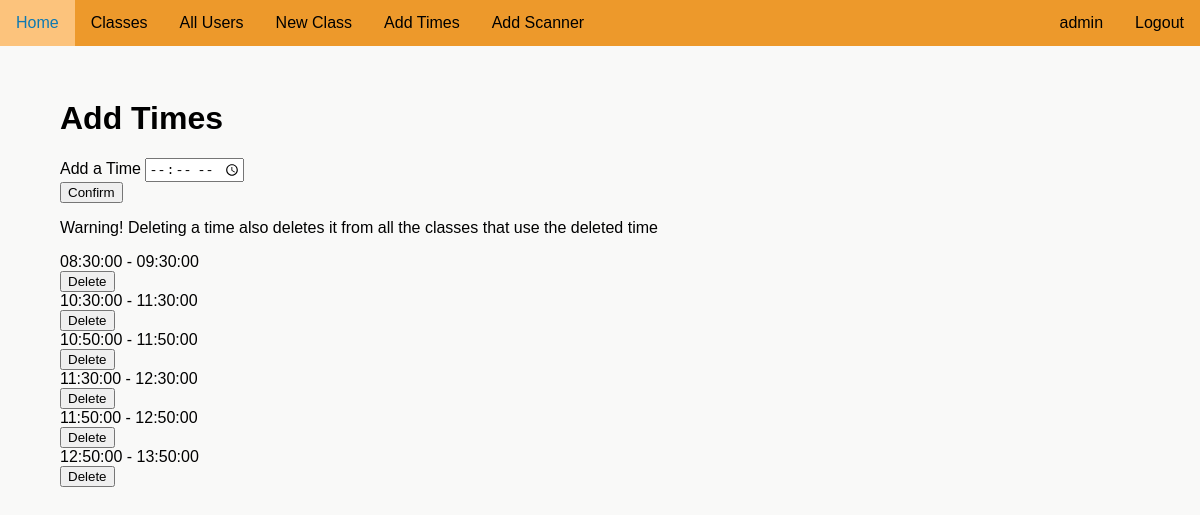
/add_times (signed in), run on the app's committed database.
### attendanceproject/models.py (models this page shows)
class User(UserMixin, db.Model):
    __tablename__ = "user"
    id = db.Column(db.Integer, unique=True, nullable=False, primary_key=True)
    fname = db.Column(db.Text(20), nullable=False)
    lname = db.Column(db.Text(20), nullable=False)
    user_code = db.Column(db.Text(8), nullable=False, unique=True)
    email = db.Column(db.Text(50), nullable=False, unique=True)
    password = db.Column(db.Text(90), nullable=False)
    auth = db.Column(db.Text(10), nullable=True)
    tags = db.relationship('Tag', backref='user_tag')
    subjects = db.relationship('UserSubject', back_populates='user')
    attnd_times = db.relationship('AttendanceTime', backref='subject_attnd_times')

class Times(db.Model):
    __tablename__ = "times"
    id = db.Column(db.Integer, unique=True, nullable=False, primary_key=True)
    start_time = db.Column(db.Time, unique=True, nullable=False)
    end_time = db.Column(db.Time, unique=True, nullable=False)
    subjects = db.relationship("SubjectTimes", back_populates='time')

### attendanceproject/routes.py (the view, shortened to what this page needs)
@app.route('/add_times', methods=['GET', 'POST'])
@login_required
def addtime():
    if current_user.auth != 'admin':
        flash('You do not have permission to access this page')
        return redirect(url_for('home'))
    form = AddTimesForm()
    times = sorted(Times.query.all(), key=get_start_time)
    return render_template('add_times.html', form=form, times=times)

### attendanceproject/forms.py
class AddTimesForm(FlaskForm):
    time = TimeField(label='Add a Time', format='%H:%M', validators=[check_time, InputRequired()])
    add_time = SubmitField('Confirm')

### attendanceproject/models.py (called while the page is built)
@login_manager.user_loader
def load_user(user_id):
    return User.query.get(int(user_id))

### attendanceproject/routes.py (called while the page is built)
def get_start_time(time):
    return time.start_time

### attendanceproject/templates/add_times.html (shortened to what this page needs)
{% extends "layout.html" %}
{% block content %}
    <h1>Add Times</h1>
    {% macro render_time_field(field) %}
        <div id='time_field'>
            {{ field.label }} {{ field(**kwargs)|safe }}
        </div>
    {% endmacro %}
    <form action='' method='POST'>
        {{ render_time_field(form.time) }}
        {{ form.add_time }}
    </form>
    {% if times %}
        <p class='warning'>Warning! Deleting a time also deletes it from all the classes that use the deleted time</p>
    {% endif %}
    <ul>
        {% for time in times %}
            {% if time %}
                <li>{{ time.start_time }} - {{ time.end_time }}
                    <form action='/delete_times' method='POST'>
                        <input type="submit" name='Submit' value='Delete'>
                    </form>
                </li>
            {% endif %}
        {% endfor %}
    </ul>
{% endblock %}

### attendanceproject/templates/navigation.html (shortened to what this page needs)
<div id='nav'>
    <ul>
        <div id="nav-left">
            <li><a href="{{url_for('home')}}">Home</a></li>
            {% if current_user.is_authenticated %}
                {% if current_user.auth == 'admin' %}
                    <li><a href="{{url_for('all_classes')}}">Classes</a></li>
                    <li><a href="{{url_for('all_users')}}">All Users</a></li>
                    <li><a href="{{url_for('create_class')}}">New Class</a></li>
                {% endif %}
                {% if current_user.auth == 'admin' %}
                    <li><a href="{{url_for('addtime')}}">Add Times</a></li>
                    <li><a href="{{url_for('scanner')}}">Add Scanner</a></li>
                {% endif %}
            {% endif %}
        </div>
        <div id="nav-right">
            {% if current_user.is_authenticated %}
                <li><a href="{{url_for('logout')}}">Logout</a></li>
                <li><a href="{{url_for('account', user_code=current_user.user_code)}}">{{ current_user.fname }}</a></li>
            {% endif %}
        </div>
    </ul>
</div>

### attendanceproject/static/style.css (style rules this page uses)
:root { --main: #ed992b; --headings: #0E79B2; --errors: #C12E47; }
html { font-family: 'Noto Sans JP', sans-serif; background-color: rgb(249, 249, 248); }
body { margin: 0; margin-left: auto; margin-right: auto; }
ul { list-style-type: None; padding-inline-start: 0; }
#nav ul { list-style-type: none; position: fixed; top: 0; width: 100%; margin: 0; padding: 0; background-color: var(--main); min-width: 555px; }
#nav-left li { float: left; }
#nav-right li { float: right; }
#nav li a { display: block; color: black; text-align: center; padding: 14px 16px; text-decoration: none; }

### data on the page
User: fname "admin"
Times: start_time "08:30:00", end_time "09:30:00"
Times: start_time "10:30:00", end_time "11:30:00"
Times: start_time "10:50:00", end_time "11:50:00"
Times: start_time "11:30:00", end_time "12:30:00"
Times: start_time "11:50:00", end_time "12:50:00"
Times: start_time "12:50:00", end_time "13:50:00"

### other printed values
{{ field.label }} "Add a Time"
